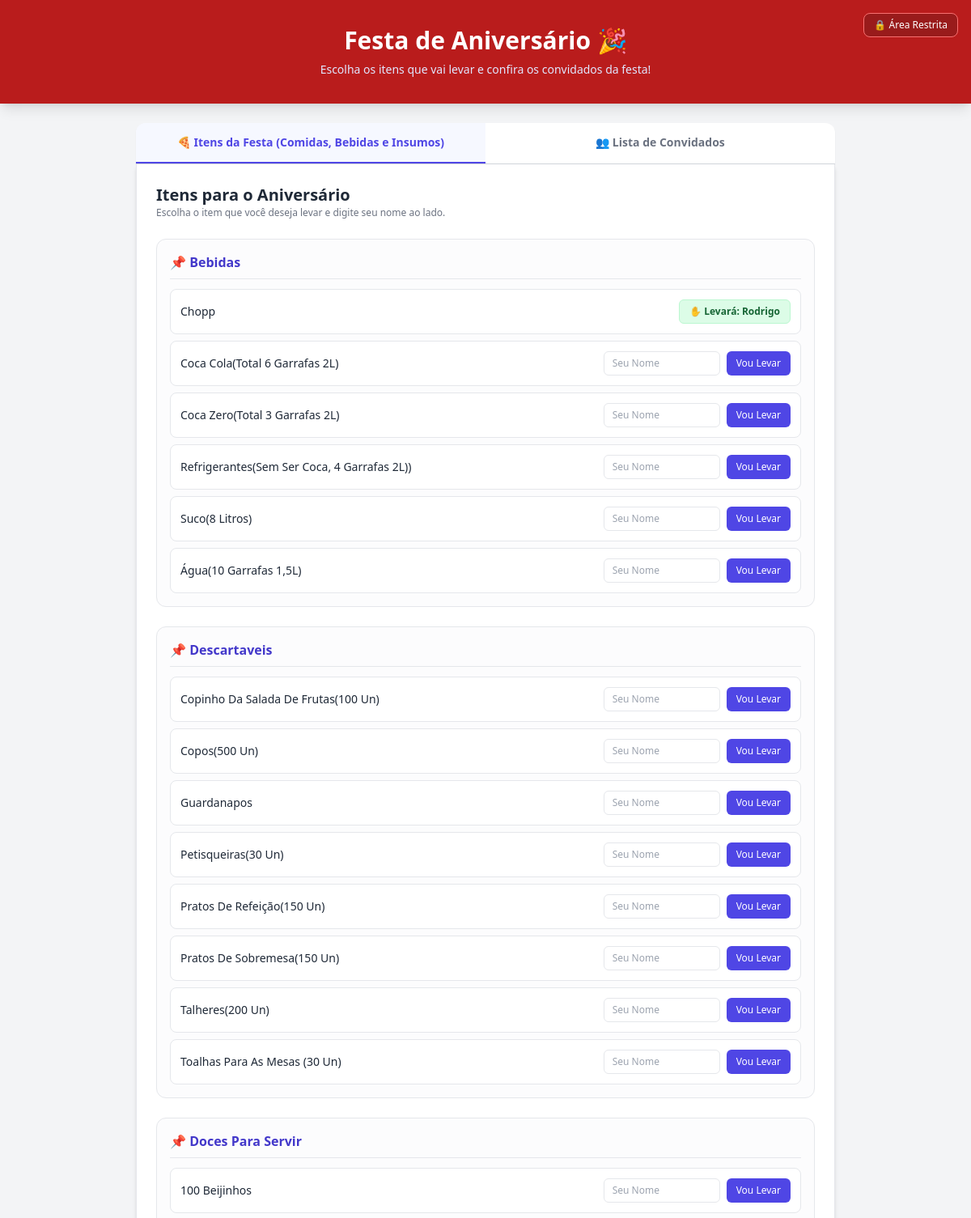
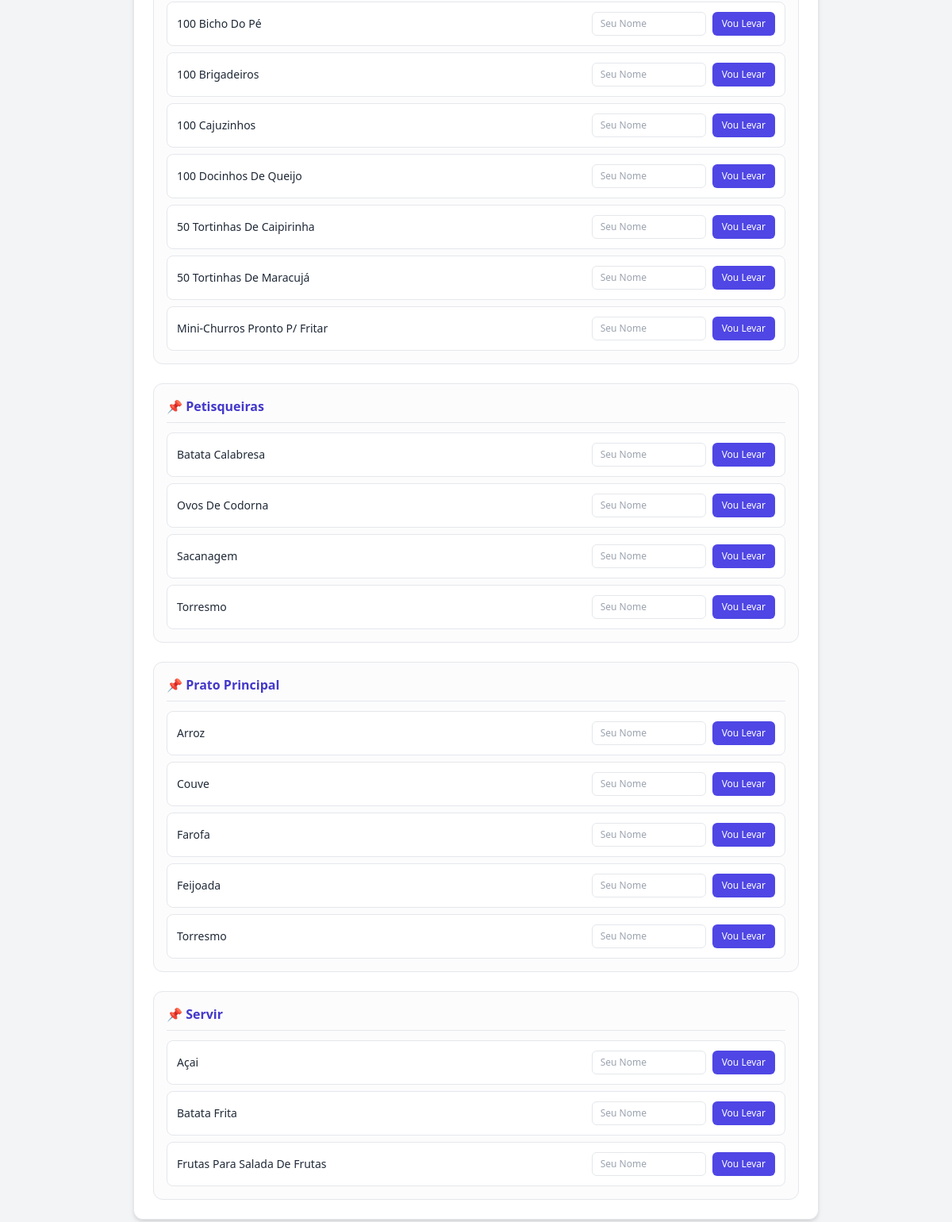
The page / on the database its author committed (2 pictures, top to bottom).
### tables this page shows
CREATE TABLE itens (
            id INTEGER PRIMARY KEY AUTOINCREMENT,
            categoria TEXT NOT NULL,
            subcategoria TEXT NOT NULL,
            nome_item TEXT NOT NULL,
            responsavel TEXT DEFAULT NULL
        , quantidade_total INTEGER NOT NULL DEFAULT 1, quantidade_restante INTEGER NOT NULL DEFAULT 1);

### app.py (the view)
@app.route("/")
def index():
    conn = get_db_connection()
    convidados = conn.execute("SELECT nome, referencia, status FROM convidados ORDER BY nome ASC").fetchall()
    todos_itens = conn.execute(
        "SELECT * FROM itens ORDER BY subcategoria, nome_item"
    ).fetchall()
    itens_por_subcategoria = {}
    for item in todos_itens:
        sub = item["subcategoria"]
        if sub not in itens_por_subcategoria:
            itens_por_subcategoria[sub] = []
        itens_por_subcategoria[sub].append(item)
    conn.close()
    return render_template(
        "index.html",
        convidados=convidados,
        itens_agrupados=itens_por_subcategoria
    )

### app.py (called while the page is built)
def get_db_connection():
    conn = sqlite3.connect(DB_NAME)
    conn.row_factory = sqlite3.Row
    return conn

### templates/index.html (shortened to what this page needs)
<!DOCTYPE html>
<html lang="pt-BR">
<head>
    <script src="https://cdn.tailwindcss.com"></script>
</head>
<body class="bg-gray-100 min-h-screen pb-12">
    <header class="bg-red-700 text-white py-8 px-4 text-center shadow-lg relative">
        <a href="{{ url_for('login') }}" class="absolute top-4 right-4 bg-red-800 hover:bg-indigo-800 text-xs px-3 py-1.5 rounded-lg border border-red-400 transition">
            🔒 Área Restrita
        </a>
        <h1 class="text-3xl font-extrabold">Festa de Aniversário 🎉</h1>
        <p class="mt-2 text-indigo-100 text-sm">Escolha os itens que vai levar e confira os convidados da festa!</p>
    </header>
    <div class="max-w-4xl mx-auto mt-6 px-4">
        <div class="flex border-b border-gray-300 bg-white rounded-t-xl overflow-hidden shadow-sm">
            <button onclick="switchTab('itens')" id="tab-btn-itens" class="flex-1 py-3.5 text-center font-semibold text-sm border-b-2 border-indigo-600 text-indigo-600 bg-indigo-50/50 transition">
                🍕 Itens da Festa (Comidas, Bebidas e Insumos)
            </button>
            <button onclick="switchTab('convidados')" id="tab-btn-convidados" class="flex-1 py-3.5 text-center font-semibold text-sm border-b-2 border-transparent text-gray-500 hover:text-indigo-600 transition">
                👥 Lista de Convidados
            </button>
        </div>
        <div id="tab-itens" class="bg-white p-6 rounded-b-xl shadow-md border-x border-b border-gray-200 space-y-6">
            <div>
                <h2 class="text-xl font-bold text-gray-800">Itens para o Aniversário</h2>
                <p class="text-xs text-gray-500">Escolha o item que você deseja levar e digite seu nome ao lado.</p>
            </div>
            {% for subcategoria, itens in itens_agrupados.items() %}
            <div class="border border-gray-200 rounded-xl p-4 bg-gray-50/50 space-y-3">
                <h3 class="font-bold text-indigo-700 text-md border-b pb-2 border-gray-200">📌 {{ subcategoria }}</h3>
                <div class="space-y-2">
                    {% for item in itens %}
                    <div class="flex flex-col sm:flex-row sm:items-center justify-between p-3 bg-white border border-gray-200 rounded-lg gap-3">
                        <span class="font-medium text-gray-800 text-sm">{{ item.nome_item }}</span>
                        {% if item.responsavel %}
                            <span class="text-xs font-semibold bg-green-100 text-green-800 px-3 py-1.5 rounded-md self-start sm:self-auto border border-green-200">
                                ✋ Levará: {{ item.responsavel }}
                            </span>
                        {% else %}
                            <form action="{{ url_for('assumir_item') }}" method="POST" class="flex gap-2 w-full sm:w-auto">
                                <input type="text" name="responsavel" placeholder="Seu Nome" required class="px-2.5 py-1.5 text-xs border rounded-md w-full sm:w-36 focus:outline-none focus:ring-1 focus:ring-indigo-500">
                                <button type="submit" class="bg-indigo-600 hover:bg-indigo-700 text-white text-xs font-medium px-3 py-1.5 rounded-md transition shrink-0">Vou Levar</button>
                            </form>
                        {% endif %}
                    </div>
                    {% endfor %}
                </div>
            </div>
            {% else %}
                <p class="text-center text-gray-500 py-8">Nenhum item cadastrado.</p>
            {% endfor %}
        </div>
    </div>
</body>
</html>

### rows shown on the page
itens: subcategoria "Bebidas", nome_item "Chopp", responsavel "Rodrigo"
itens: nome_item "Coca Cola(Total 6 Garrafas 2L)"
itens: nome_item "Coca Zero(Total 3 Garrafas 2L)"
itens: nome_item "Refrigerantes(Sem Ser Coca, 4 Garrafas 2L))"
itens: nome_item "Suco(8 Litros)"
itens: nome_item "Água(10 Garrafas 1,5L)"
itens: subcategoria "Descartaveis", nome_item "Copinho Da Salada De Frutas(100 Un)"
itens: nome_item "Copos(500 Un)"
itens: nome_item "Guardanapos"
itens: nome_item "Petisqueiras(30 Un)"
itens: nome_item "Pratos De Refeição(150 Un)"
itens: nome_item "Pratos De Sobremesa(150 Un)"
itens: nome_item "Talheres(200 Un)"
itens: nome_item "Toalhas Para As Mesas (30 Un)"
itens: subcategoria "Doces Para Servir", nome_item "100 Beijinhos"
itens: nome_item "100 Bicho Do Pé"
itens: nome_item "100 Brigadeiros"
itens: nome_item "100 Cajuzinhos"
itens: nome_item "100 Docinhos De Queijo"
itens: nome_item "50 Tortinhas De Caipirinha"
itens: nome_item "50 Tortinhas De Maracujá"
itens: nome_item "Mini-Churros Pronto P/ Fritar"
itens: subcategoria "Petisqueiras", nome_item "Batata Calabresa"
itens: nome_item "Ovos De Codorna"
itens: nome_item "Sacanagem"
itens: nome_item "Torresmo"
itens: subcategoria "Prato Principal", nome_item "Arroz"
itens: nome_item "Couve"
itens: nome_item "Farofa"
itens: nome_item "Feijoada"
itens: nome_item "Torresmo"
itens: subcategoria "Servir", nome_item "Açai"
itens: nome_item "Batata Frita"
itens: nome_item "Frutas Para Salada De Frutas"
